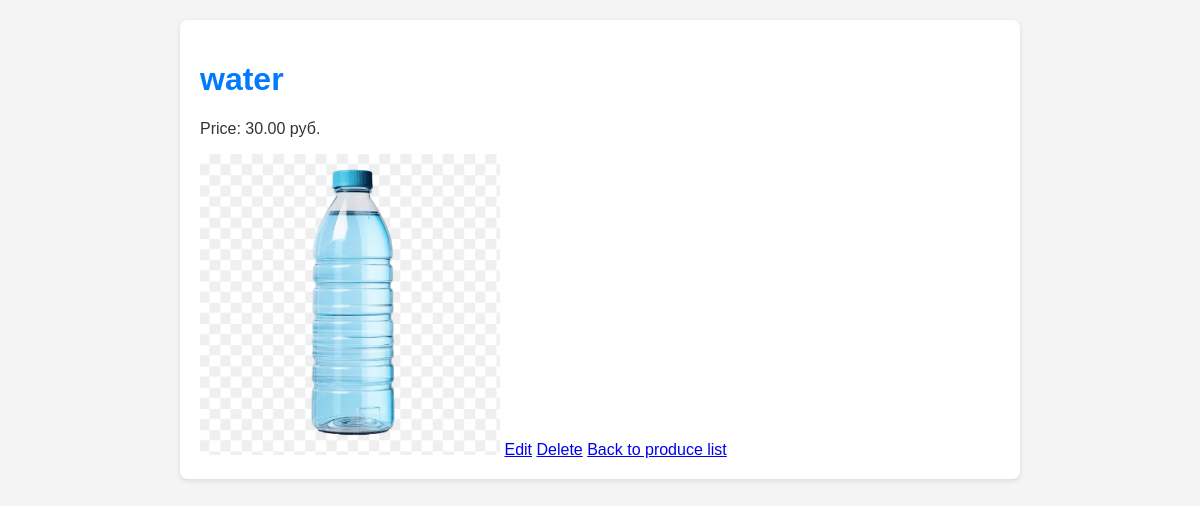
The page /produce_detail/7/ on the database its author committed.
### core/models.py (models this page shows, shortened)
class Product(models.Model):
    name = models.CharField(verbose_name='ProductName', max_length=255, blank=False)
    price = models.DecimalField(verbose_name='Price', max_digits=10, decimal_places=2, default=0.00)
    status = models.CharField(max_length=30, choices=consts.PRODUCT_STATUS, default='available')
    image = models.ImageField(upload_to='products/', verbose_name='Product Image', blank=True)
    categories = models.ManyToManyField(
        Category,
        blank=False,
        verbose_name='categories',
        related_name='product'
    )
    class Meta:
        verbose_name = 'Product'
        verbose_name_plural = 'Products'
        ordering = ['name']

### core/views.py (the view)
# urls.py: path('produce_detail/<int:pk>/', ProductDetail.as_view(), name='produce_detail'),
class ProductDetail(DetailView):
    model = Product
    template_name = 'produce_shelf/produce_detail.html'
    context_object_name = 'produce'

### templates/produce_shelf/produce_detail.html (shortened to what this page needs)
{% extends "base.html" %}
{% block content %}
<h1>{{ produce.name }}</h1>
<p>Price: {{ produce.price }} руб.</p>
{% if produce.image %}
    <img src="{{ produce.image.url }}" style="max-width: 300px; height: auto;">
{% else %}
    <p>Изображение не доступно.</p>
{% endif %}
<a href="{% url 'produce_update' produce.pk %}">Edit</a>
<a href="{% url 'produce_delete' produce.pk %}">Delete</a>
<a href="{% url 'produce_shelf' %}">Back to produce list</a>
{% endblock %}

### templates/base.html (style rules this page uses)
body { font-family: Arial, sans-serif; margin: 0; padding: 0; background-color: #f4f4f4; color: #333; }
h1 { color: #007BFF; }

### rows shown on the page
Product: name "water", price "30.00", image (picture)
